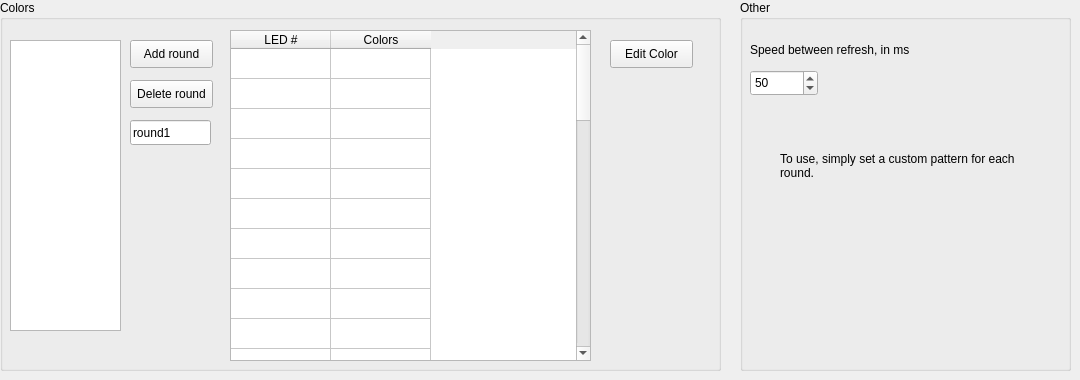
      <widget class="QWidget" name="animatedTab">
       <attribute name="title">
        <string>Custom Animated</string>
       </attribute>
       <widget class="QGroupBox" name="groupBox_23">
        <property name="geometry">
         <rect>
          <x>0</x>
          <y>0</y>
          <width>721</width>
          <height>371</height>
         </rect>
        </property>
        <property name="title">
         <string>Colors</string>
        </property>
        <widget class="QTableWidget" name="animatedTable">
         <property name="geometry">
          <rect>
           <x>230</x>
           <y>30</y>
           <width>361</width>
           <height>331</height>
          </rect>
         </property>
         <property name="editTriggers">
          <set>QAbstractItemView::NoEditTriggers</set>
         </property>
         <property name="dragDropOverwriteMode">
          <bool>false</bool>
         </property>
         <property name="selectionMode">
          <enum>QAbstractItemView::ExtendedSelection</enum>
         </property>
         <property name="rowCount">
          <number>40</number>
         </property>
         <property name="columnCount">
          <number>2</number>
         </property>
         <attribute name="verticalHeaderVisible">
          <bool>false</bool>
         </attribute>
         <row/>
         <row/>
         <row/>
         <row/>
         <row/>
         <row/>
         <row/>
         <row/>
         <row/>
         <row/>
         <row/>
         <row/>
         <row/>
         <row/>
         <row/>
         <row/>
         <row/>
         <row/>
         <row/>
         <row/>
         <row/>
         <row/>
         <row/>
         <row/>
         <row/>
         <row/>
         <row/>
         <row/>
         <row/>
         <row/>
         <row/>
         <row/>
         <row/>
         <row/>
         <row/>
         <row/>
         <row/>
         <row/>
         <row/>
         <row/>
         <column>
          <property name="text">
           <string>LED #</string>
          </property>
         </column>
         <column>
          <property name="text">
           <string>Colors</string>
          </property>
         </column>
        </widget>
        <widget class="QPushButton" name="animatedEdit">
         <property name="geometry">
          <rect>
           <x>610</x>
           <y>40</y>
           <width>83</width>
           <height>28</height>
          </rect>
         </property>
         <property name="text">
          <string>Edit Color</string>
         </property>
        </widget>
        <widget class="QListWidget" name="animatedList">
         <property name="geometry">
          <rect>
           <x>10</x>
           <y>40</y>
           <width>111</width>
           <height>291</height>
          </rect>
         </property>
        </widget>
        <widget class="QPushButton" name="animatedDelete">
         <property name="geometry">
          <rect>
           <x>130</x>
           <y>80</y>
           <width>83</width>
           <height>28</height>
          </rect>
         </property>
         <property name="text">
          <string>Delete round</string>
         </property>
        </widget>
        <widget class="QPushButton" name="animatedAdd">
         <property name="geometry">
          <rect>
           <x>130</x>
           <y>40</y>
           <width>83</width>
           <height>28</height>
          </rect>
         </property>
         <property name="text">
          <string>Add round</string>
         </property>
        </widget>
        <widget class="QLineEdit" name="animatedRoundName">
         <property name="geometry">
          <rect>
           <x>130</x>
           <y>120</y>
           <width>81</width>
           <height>25</height>
          </rect>
         </property>
         <property name="text">
          <string>round1</string>
         </property>
        </widget>
       </widget>
       <widget class="QGroupBox" name="groupBox_24">
        <property name="geometry">
         <rect>
          <x>740</x>
          <y>0</y>
          <width>331</width>
          <height>371</height>
         </rect>
        </property>
        <property name="title">
         <string>Other</string>
        </property>
        <widget class="QLabel" name="label_66">
         <property name="geometry">
          <rect>
           <x>10</x>
           <y>40</y>
           <width>201</width>
           <height>20</height>
          </rect>
         </property>
         <property name="text">
          <string>Speed between refresh, in ms</string>
         </property>
        </widget>
        <widget class="QDoubleSpinBox" name="animatedSpeed">
         <property name="geometry">
          <rect>
           <x>10</x>
           <y>70</y>
           <width>68</width>
           <height>26</height>
          </rect>
         </property>
         <property name="decimals">
          <number>0</number>
         </property>
         <property name="minimum">
          <double>15.000000000000000</double>
         </property>
         <property name="maximum">
          <double>5000.000000000000000</double>
         </property>
         <property name="singleStep">
          <double>10.000000000000000</double>
         </property>
         <property name="value">
          <double>50.000000000000000</double>
         </property>
        </widget>
        <widget class="QLabel" name="label_21">
         <property name="geometry">
          <rect>
           <x>40</x>
           <y>130</y>
           <width>261</width>
           <height>71</height>
          </rect>
         </property>
         <property name="text">
          <string>To use, simply set a custom pattern for each round.</string>
         </property>
         <property name="wordWrap">
          <bool>true</bool>
         </property>
        </widget>
       </widget>
      </widget>
